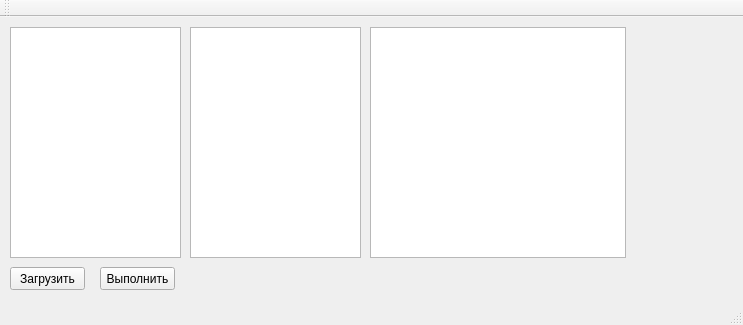
<?xml version="1.0" encoding="UTF-8"?>
<ui version="4.0">
 <class>MainWindow</class>
 <widget class="QMainWindow" name="MainWindow">
  <property name="geometry">
   <rect>
    <x>0</x>
    <y>0</y>
    <width>743</width>
    <height>325</height>
   </rect>
  </property>
  <property name="windowTitle">
   <string>MainWindow</string>
  </property>
  <widget class="QWidget" name="centralWidget">
   <widget class="QPushButton" name="loadButton">
    <property name="geometry">
     <rect>
      <x>10</x>
      <y>250</y>
      <width>75</width>
      <height>23</height>
     </rect>
    </property>
    <property name="text">
     <string>Загрузить</string>
    </property>
   </widget>
   <widget class="QPushButton" name="startButton">
    <property name="geometry">
     <rect>
      <x>100</x>
      <y>250</y>
      <width>75</width>
      <height>23</height>
     </rect>
    </property>
    <property name="text">
     <string>Выполнить</string>
    </property>
   </widget>
   <widget class="QListWidget" name="listWidget">
    <property name="geometry">
     <rect>
      <x>10</x>
      <y>10</y>
      <width>171</width>
      <height>231</height>
     </rect>
    </property>
   </widget>
   <widget class="QListWidget" name="listWidget_2">
    <property name="geometry">
     <rect>
      <x>190</x>
      <y>10</y>
      <width>171</width>
      <height>231</height>
     </rect>
    </property>
   </widget>
   <widget class="QListWidget" name="listWidget_3">
    <property name="geometry">
     <rect>
      <x>370</x>
      <y>10</y>
      <width>256</width>
      <height>231</height>
     </rect>
    </property>
   </widget>
  </widget>
  <widget class="QMenuBar" name="menuBar">
   <property name="geometry">
    <rect>
     <x>0</x>
     <y>0</y>
     <width>743</width>
     <height>21</height>
    </rect>
   </property>
  </widget>
  <widget class="QToolBar" name="mainToolBar">
   <attribute name="toolBarArea">
    <enum>TopToolBarArea</enum>
   </attribute>
   <attribute name="toolBarBreak">
    <bool>false</bool>
   </attribute>
  </widget>
  <widget class="QStatusBar" name="statusBar"/>
 </widget>
 <layoutdefault spacing="6" margin="11"/>
 <resources/>
 <connections/>
</ui>
